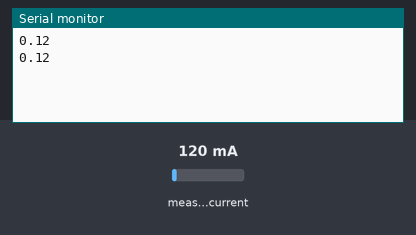
The sketch below on a simulated Arduino Uno, built with avr-gcc and run on an emulated ATmega328P. Parts: the last lines printed to the serial monitor. The test bench sets the inputs (shaded band); at power-on: measured current 120 mA.

Above: at 1.9 s.
2.0 s: measured current set to 40 mA
At 2.9 s:
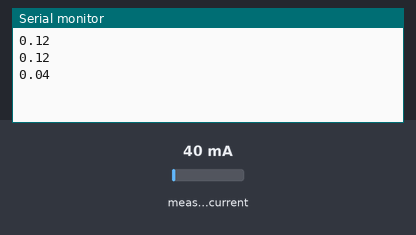
3.5 s: measured current set to 500 mA
At 4.6 s:
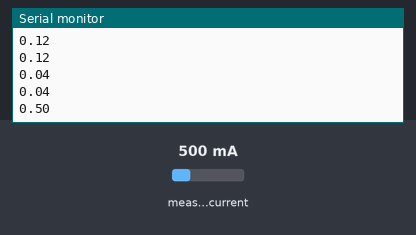
Timing chart, 0 to 6.5 s (numbered marks = the images above; inputs shaded):
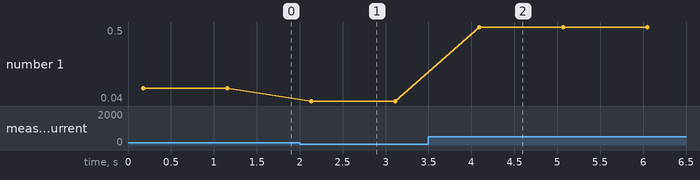

The sketch:

arduino.ino
```cpp
#include "EmonLib.h"                   // Incluimos la librería EmonLib.h
#include <Wire.h>

EnergyMonitor emon1;                   // Creamos una instancia
int potencia=0,n=0;

// VARIABLES GLOBALES   ///////////////////////////////////////////////////////////////////////////////////////
// FUNCIONES   ////////////////////////////////////////////////////////////////////////////////////////////////
void setup()
{
  emon1.current(1, 30);             // Current: pin de entrada A1, calibracion.
  /* Constante de corriente SCT-013-030 = 30A ÷ 1V = 30  ya lleva integrada la Burden Resistor
     Constante de corriente SCT-013-000 = (100 ÷ 0.050) ÷ 18 = 111.11    // 0.050A × 18R= 0.9V en Burden Resistor 18ohm  0.9V×100A= 111.1
  */
  Serial.begin(9600);
}

// PRINCIPAL   ////////////////////////////////////////////////////////////////////////////////////////////////
void loop()
{
  double Irms = emon1.calcIrms(1480);  // Calculamos Irms
  Serial.println(Irms);
  delay(800);

}
```

Measured:
- after the input at 2.0 s, the serial monitor: prints a new line after 0.14 s (image 1)
- after the input at 3.5 s, the serial monitor: prints a new line after 0.59 s (image 2)
- plotted number 1: 0.12 → 0.04 after the input at 2.0 s, 0.04 → 0.5 after the input at 3.5 s
